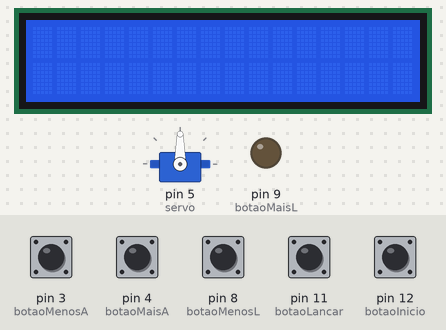
A sketch run on a simulated Arduino Uno, built with avr-gcc and run on an emulated ATmega328P. On the bench: servo, 16×2 character LCD, output pins drawn as LEDs (lit = HIGH). Inputs (shaded band) come from the test bench; at power-on: pin 3 (botaoMenosA), pin 4 (botaoMaisA), pin 8 (botaoMenosL), pin 11 (botaoLancar), pin 12 (botaoInicio) LOW.

Above: at 1.2 s.
1.3 s: pin 12 (botaoInicio) pulled HIGH for 0.15 s
At 1.7 s:
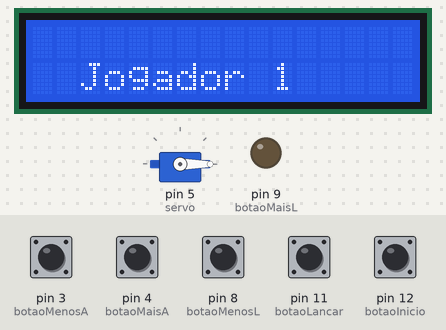
2.9 s: pin 4 (botaoMaisA) pulled HIGH for 1 s
At 4.3 s:
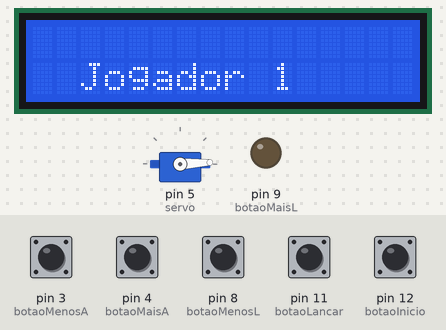
Timing chart, 0 to 5.9 s (numbered marks = the images above; inputs shaded):
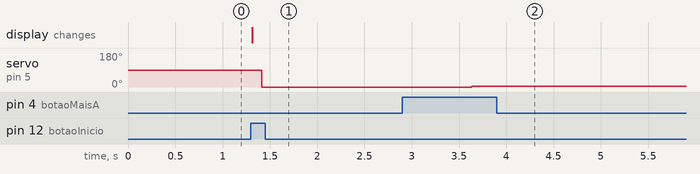

Measured:
- after the input at 1.3 s, servo on pin 5 (servo): 90° → 0° after 0.11 s; the display: changes at once (image 1)
- after the input at 2.9 s, servo on pin 5 (servo): 0° → 3° after 0.74 s

The sketch:

Teste_Materiais.ino
```cpp
#include <Servo.h>
#include <Wire.h>
#include <LiquidCrystal_I2C.h>
#include <String.h>
//(Adicionar LCD)

//DEFINE AS PORTAS DOS MOTORES, BUZZER E BOTAO QUE INICIA O JOGO
#define botaoMenosA 3
#define botaoMaisA 4
#define botaoMenosL 8
#define botaoMaisL 9
#define botaoInicio 12
#define botaoLancar 11
#define motor1 A1
#define motor0 A0
#define servo 5
#define buzzer 9

int angulo = 0;
int valBotaoMenosA, valBotaoMaisA;
int valBotaoMenosL, valBotaoMaisL;
int inicia,lanca;

Servo servoMotor;
LiquidCrystal_I2C lcd(0x3F,16,2);  // set the LCD address to 0x27 for a 16 chars and 2 line display

void verificarAltura(){                       //AJUSTA A DIREÇÃO (ESQUERDA/DIREITA) PARA LANCAMENTO

  valBotaoMenosA = digitalRead(botaoMenosA);
  valBotaoMaisA = digitalRead(botaoMaisA);

  if(valBotaoMaisA == HIGH ){

    angulo = angulo + 3;
    Serial.println("Ajuste altura okay");
  }
  if(valBotaoMenosA == HIGH){

    angulo = angulo - 3;
    Serial.println("Ajuste altura okay");
  }
  //definindo o valor/posição do servomotor
  servoMotor.write(angulo);
  delay(1000);


}

void verificarLateral(){                      //AJUSTA A ALTITUDE PARA LANCAMENTO

  valBotaoMenosL = digitalRead(botaoMenosL);
  valBotaoMaisL = digitalRead(botaoMaisL);

  if(valBotaoMaisL == HIGH ){

    digitalWrite(motor1,HIGH);
    digitalWrite(motor0, LOW);
    Serial.println("Ajuste lateral okay");
  }
  if(valBotaoMenosL == HIGH){

    digitalWrite(motor1,LOW);
    digitalWrite(motor0, HIGH);
    Serial.println("Ajuste lateral okay");
  }
  delay(100);


}

void lancamento(){        //CONTAGEM LANCAMENTO

  tone(buzzer, 260);
  delay(500);
  noTone(buzzer);
  delay(1000);
  tone(buzzer, 260);
  delay(500);
  noTone(buzzer);
  delay(1000);
  tone(buzzer, 260);
  delay(1000);
  noTone(buzzer);

  Serial.println("Lancou!");
  delay(3000);
}


void setup() {                          //IN ICIALIZA OS PINOS

  servoMotor.attach(servo);
  lcd.init();
  lcd.backlight();

  pinMode(botaoMenosA,INPUT);
  pinMode(botaoMaisA,INPUT);
  pinMode(botaoMenosL,INPUT);
  pinMode(botaoMaisL,INPUT);
  pinMode(botaoInicio,INPUT);
  pinMode(botaoLancar,INPUT);
  pinMode(buzzer,OUTPUT);
}

void loop()
{

  inicia = digitalRead(botaoInicio);
  lanca = digitalRead(botaoLancar);
  int i = 0;

  if(inicia == HIGH){               //SE LIGAREM O BOTÃO O PROGRAMA INICIA
    while(i<6){                     //6 RODADAS ENTRE 2 JOGADORES
      if(i%2 == 0){
        lcd.clear();
        lcd.setCursor(2,1);
        lcd.print("Jogador 1");
        Serial.println("Jogador 1");
      }
      else{
        lcd.clear();
        lcd.setCursor(2,1);
        lcd.print("Jogador 2");
        Serial.println("Jogador 2");
      }
      if(lanca == HIGH){            //LANCAMENTO
        lancamento();
      }
      else{                         //ENQUANTO NÃO INICIA O LANCAMENTO, VERIFICA AS POSIÇÕES
        verificarLateral();
        verificarAltura();
      }
    }
  }
}
```
